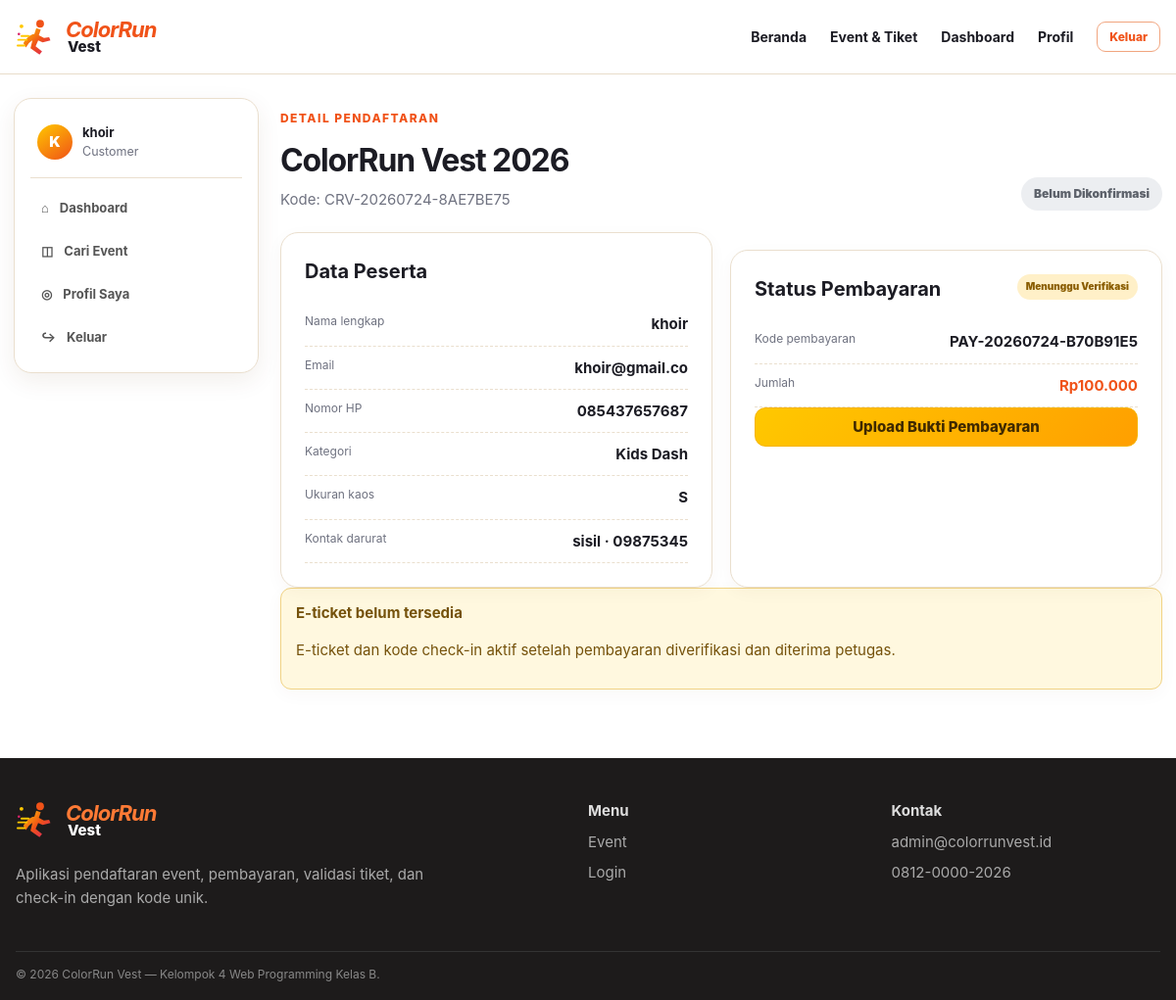
The page /pendaftaran/5/ (signed in) on the database its author committed.
### customer/models.py (models this page shows, shortened)
class Customer(models.Model):
    class JenisKelamin(models.TextChoices):
        LAKI_LAKI = "L", "Laki-laki"
        PEREMPUAN = "P", "Perempuan"
    user = models.OneToOneField(
        settings.AUTH_USER_MODEL, on_delete=models.CASCADE, related_name="customer_profile"
    )
    nama_lengkap = models.CharField(max_length=150)
    nomor_hp = models.CharField(max_length=20)
    tanggal_lahir = models.DateField(blank=True, null=True)
    jenis_kelamin = models.CharField(max_length=1, choices=JenisKelamin.choices, blank=True)
    alamat = models.TextField(blank=True)
    foto = models.ImageField(upload_to="profil/customer/", blank=True, null=True)
    aktif = models.BooleanField(default=True)
    dibuat_pada = models.DateTimeField(auto_now_add=True)
    diperbarui_pada = models.DateTimeField(auto_now=True)
    class Meta:
        verbose_name = "Customer"
        verbose_name_plural = "Customer"
        ordering = ["nama_lengkap"]

class Pendaftaran(models.Model):
    class UkuranKaos(models.TextChoices):
        S = "S", "S"
        M = "M", "M"
        L = "L", "L"
        XL = "XL", "XL"
        XXL = "XXL", "XXL"
    class JenisKelamin(models.TextChoices):
        LAKI_LAKI = "L", "Laki-laki"
        PEREMPUAN = "P", "Perempuan"
    class StatusPendaftaran(models.TextChoices):
        BELUM_DIKONFIRMASI = "belum_dikonfirmasi", "Belum Dikonfirmasi"
        DIKONFIRMASI = "dikonfirmasi", "Dikonfirmasi"
        CHECK_IN = "check_in", "Sudah Check-in"
        SELESAI = "selesai", "Selesai"
        DIBATALKAN = "dibatalkan", "Dibatalkan"
    kode_pendaftaran = models.CharField(max_length=30, unique=True, editable=False)
    kode_check_in = models.CharField(max_length=12, unique=True, editable=False)
    customer = models.ForeignKey(Customer, on_delete=models.PROTECT, related_name="pendaftaran")
    event = models.ForeignKey("administrator.Event", on_delete=models.PROTECT, related_name="pendaftaran")
    kategori_tiket = models.ForeignKey(
        "administrator.KategoriTiket", on_delete=models.PROTECT, related_name="pendaftaran"
    )
    nama_lengkap = models.CharField(max_length=150)
    email = models.EmailField()
    nomor_hp = models.CharField(max_length=20)
    tanggal_lahir = models.DateField()
    jenis_kelamin = models.CharField(max_length=1, choices=JenisKelamin.choices)
    ukuran_kaos = models.CharField(max_length=3, choices=UkuranKaos.choices)
    nama_kontak_darurat = models.CharField(max_length=150)
    nomor_kontak_darurat = models.CharField(max_length=20)
    riwayat_penyakit = models.TextField(blank=True, help_text="Opsional. Kosongkan jika tidak ada.")
    harga_tiket = models.DecimalField(max_digits=12, decimal_places=2, validators=[MinValueValidator(0)])
    status_pendaftaran = models.CharField(
        max_length=30, choices=StatusPendaftaran.choices, default=StatusPendaftaran.BELUM_DIKONFIRMASI
    )
    waktu_pendaftaran = models.DateTimeField(auto_now_add=True)
    diperbarui_pada = models.DateTimeField(auto_now=True)
    catatan = models.TextField(blank=True)
    class Meta:
        verbose_name = "Pendaftaran"
        verbose_name_plural = "Pendaftaran"
        ordering = ["-waktu_pendaftaran"]
        indexes = [
            models.Index(fields=["kode_pendaftaran"]),
            models.Index(fields=["kode_check_in"]),
            models.Index(fields=["status_pendaftaran"]),
            models.Index(fields=["event"]),
        ]
        constraints = [
            models.UniqueConstraint(fields=["customer", "event"], name="satu_customer_satu_event")
        ]
    @property
    def tiket_dapat_dicetak(self):
        return (
            hasattr(self, "pembayaran")
            and self.pembayaran.status_pembayaran == Pembayaran.StatusPembayaran.DITERIMA
            and self.status_pendaftaran != self.StatusPendaftaran.DIBATALKAN
        )

class Pembayaran(models.Model):
    class MetodePembayaran(models.TextChoices):
        TRANSFER_BANK = "transfer_bank", "Transfer Bank"
        QRIS = "qris", "QRIS"
        TUNAI = "tunai", "Tunai"
    class StatusPembayaran(models.TextChoices):
        MENUNGGU_PEMBAYARAN = "menunggu_pembayaran", "Menunggu Pembayaran"
        MENUNGGU_VERIFIKASI = "menunggu_verifikasi", "Menunggu Verifikasi"
        DITOLAK = "ditolak", "Pembayaran Ditolak"
        DITERIMA = "diterima", "Pembayaran Diterima"
    pendaftaran = models.OneToOneField(Pendaftaran, on_delete=models.CASCADE, related_name="pembayaran")
    kode_pembayaran = models.CharField(max_length=30, unique=True, editable=False)
    metode_pembayaran = models.CharField(
        max_length=30, choices=MetodePembayaran.choices, default=MetodePembayaran.TRANSFER_BANK
    )
    jumlah_pembayaran = models.DecimalField(max_digits=12, decimal_places=2, validators=[MinValueValidator(0)])
    bukti_pembayaran = models.ImageField(
        upload_to="pembayaran/%Y/%m/", blank=True, null=True,
        validators=[FileExtensionValidator(allowed_extensions=["jpg", "jpeg", "png", "webp"])],
    )
    nama_pengirim = models.CharField(max_length=150, blank=True)
    bank_pengirim = models.CharField(max_length=100, blank=True)
    status_pembayaran = models.CharField(
        max_length=30, choices=StatusPembayaran.choices,
        default=StatusPembayaran.MENUNGGU_PEMBAYARAN,
    )
    tanggal_upload = models.DateTimeField(blank=True, null=True)
    diverifikasi_oleh = models.ForeignKey(
        "petugas.Petugas", on_delete=models.SET_NULL, null=True, blank=True,
        related_name="pembayaran_diverifikasi",
    )
    tanggal_verifikasi = models.DateTimeField(blank=True, null=True)
    alasan_penolakan = models.TextField(blank=True)
    catatan_petugas = models.TextField(blank=True)
    dibuat_pada = models.DateTimeField(auto_now_add=True)
    diperbarui_pada = models.DateTimeField(auto_now=True)
    class Meta:
        verbose_name = "Pembayaran"
        verbose_name_plural = "Pembayaran"
        ordering = ["-dibuat_pada"]
        indexes = [models.Index(fields=["status_pembayaran"]), models.Index(fields=["kode_pembayaran"])]

### administrator/models.py (models this page shows, shortened)
class Event(models.Model):
    class StatusEvent(models.TextChoices):
        DRAFT = "draft", "Draft"
        DIPUBLIKASIKAN = "dipublikasikan", "Dipublikasikan"
        BERLANGSUNG = "berlangsung", "Berlangsung"
        SELESAI = "selesai", "Selesai"
        DIBATALKAN = "dibatalkan", "Dibatalkan"
    nama_event = models.CharField(max_length=200)
    slug = models.SlugField(max_length=220, unique=True)
    poster_event = models.ImageField(
        upload_to="event/poster/", blank=True, null=True,
        validators=[FileExtensionValidator(allowed_extensions=["jpg", "jpeg", "png", "webp"])],
    )
    banner_event = models.ImageField(
        upload_to="event/banner/", blank=True, null=True,
        validators=[FileExtensionValidator(allowed_extensions=["jpg", "jpeg", "png", "webp"])],
    )
    deskripsi = models.TextField()
    tanggal_mulai = models.DateField()
    tanggal_selesai = models.DateField(blank=True, null=True)
    jam_mulai = models.TimeField()
    jam_selesai = models.TimeField(blank=True, null=True)
    lokasi = models.CharField(max_length=255)
    google_maps = models.URLField(blank=True)
    dress_code = models.CharField(max_length=200, blank=True)
    rute_color_run = models.TextField(blank=True)
    fasilitas = models.TextField(blank=True, help_text="Tuliskan satu fasilitas pada setiap baris.")
    hadiah_doorprize = models.TextField(blank=True)
    contact_person = models.CharField(max_length=100)
    nomor_contact_person = models.CharField(max_length=20)
    faq = models.TextField(blank=True, help_text="Tuliskan pertanyaan dan jawaban yang sering diajukan.")
    status = models.CharField(max_length=20, choices=StatusEvent.choices, default=StatusEvent.DRAFT)
    dibuat_oleh = models.ForeignKey(
        settings.AUTH_USER_MODEL, on_delete=models.SET_NULL, null=True, blank=True,
        related_name="event_dibuat",
    )
    dibuat_pada = models.DateTimeField(auto_now_add=True)
    diperbarui_pada = models.DateTimeField(auto_now=True)
    class Meta:
        verbose_name = "Event"
        verbose_name_plural = "Event"
        ordering = ["-tanggal_mulai", "-jam_mulai"]

class KategoriTiket(models.Model):
    event = models.ForeignKey(Event, on_delete=models.CASCADE, related_name="kategori_tiket")
    nama_kategori = models.CharField(max_length=100)
    deskripsi = models.TextField(blank=True)
    harga = models.DecimalField(max_digits=12, decimal_places=2, validators=[MinValueValidator(0)])
    kuota = models.PositiveIntegerField(validators=[MinValueValidator(1)])
    tanggal_penjualan_mulai = models.DateTimeField(default=timezone.now)
    tanggal_penjualan_selesai = models.DateTimeField(blank=True, null=True)
    aktif = models.BooleanField(default=True)
    dibuat_pada = models.DateTimeField(auto_now_add=True)
    diperbarui_pada = models.DateTimeField(auto_now=True)
    class Meta:
        verbose_name = "Kategori Tiket"
        verbose_name_plural = "Kategori Tiket"
        ordering = ["event", "harga"]
        constraints = [
            models.UniqueConstraint(fields=["event", "nama_kategori"], name="kategori_tiket_unik_per_event")
        ]

class PengaturanSistem(models.Model):
    nama_aplikasi = models.CharField(max_length=150, default="ColorRun Vest")
    nama_penyelenggara = models.CharField(max_length=150, blank=True)
    logo_event = models.ImageField(upload_to="pengaturan/logo/", blank=True, null=True)
    banner = models.ImageField(upload_to="pengaturan/banner/", blank=True, null=True)
    nama_bank = models.CharField(max_length=100, blank=True)
    nomor_rekening = models.CharField(max_length=50, blank=True)
    atas_nama_rekening = models.CharField(max_length=150, blank=True)
    qris = models.ImageField(upload_to="pengaturan/qris/", blank=True, null=True)
    email_admin = models.EmailField(blank=True)
    nomor_whatsapp = models.CharField(max_length=20, blank=True)
    instagram = models.URLField(blank=True)
    tiktok = models.URLField(blank=True)
    facebook = models.URLField(blank=True)
    alamat = models.TextField(blank=True)
    diperbarui_oleh = models.ForeignKey(
        settings.AUTH_USER_MODEL, on_delete=models.SET_NULL, null=True, blank=True,
        related_name="pengaturan_diperbarui",
    )
    diperbarui_pada = models.DateTimeField(auto_now=True)
    class Meta:
        verbose_name = "Pengaturan Sistem"
        verbose_name_plural = "Pengaturan Sistem"

### customer/views.py (the view)
# urls.py: path("pendaftaran/<int:pk>/", views.detail_pendaftaran, name="detail_pendaftaran"),
@role_required("customer")
def detail_pendaftaran(request, pk):
    pendaftaran = get_object_or_404(
        Pendaftaran.objects.select_related("event", "kategori_tiket", "pembayaran"),
        pk=pk, customer=request.user.customer_profile,
    )
    return render(request, "customer/pendaftaran_detail.html", {"pendaftaran": pendaftaran})

### templates/customer/pendaftaran_detail.html
{% extends 'base.html' %}{% load colorrun_tags %}{% block title %}Detail Pendaftaran{% endblock %}{% block content %}<div class="dashboard-shell container-wide">{% include 'partials/sidebar_customer.html' %}<section class="dashboard-content"><div class="dashboard-heading"><div><span class="eyebrow">Detail Pendaftaran</span><h1>{{ pendaftaran.event.nama_event }}</h1><p>Kode: {{ pendaftaran.kode_pendaftaran }}</p></div><span class="badge badge-lg badge-{{ pendaftaran.status_pendaftaran|status_class }}">{{ pendaftaran.get_status_pendaftaran_display }}</span></div><div class="detail-dashboard-grid"><div class="panel"><div class="panel-heading"><h2>Data Peserta</h2></div><dl class="detail-list"><div><dt>Nama lengkap</dt><dd>{{ pendaftaran.nama_lengkap }}</dd></div><div><dt>Email</dt><dd>{{ pendaftaran.email }}</dd></div><div><dt>Nomor HP</dt><dd>{{ pendaftaran.nomor_hp }}</dd></div><div><dt>Kategori</dt><dd>{{ pendaftaran.kategori_tiket.nama_kategori }}</dd></div><div><dt>Ukuran kaos</dt><dd>{{ pendaftaran.ukuran_kaos }}</dd></div><div><dt>Kontak darurat</dt><dd>{{ pendaftaran.nama_kontak_darurat }} · {{ pendaftaran.nomor_kontak_darurat }}</dd></div></dl></div><div class="panel"><div class="panel-heading"><h2>Status Pembayaran</h2><span class="badge badge-{{ pendaftaran.pembayaran.status_pembayaran|status_class }}">{{ pendaftaran.pembayaran.get_status_pembayaran_display }}</span></div><dl class="detail-list"><div><dt>Kode pembayaran</dt><dd>{{ pendaftaran.pembayaran.kode_pembayaran }}</dd></div><div><dt>Jumlah</dt><dd class="price">{{ pendaftaran.pembayaran.jumlah_pembayaran|rupiah }}</dd></div>{% if pendaftaran.pembayaran.alasan_penolakan %}<div><dt>Alasan ditolak</dt><dd class="text-danger">{{ pendaftaran.pembayaran.alasan_penolakan }}</dd></div>{% endif %}</dl>{% if pendaftaran.pembayaran.status_pembayaran != 'diterima' %}<a class="btn btn-primary btn-block" href="{% url 'upload_pembayaran' pendaftaran.pk %}">{% if pendaftaran.pembayaran.status_pembayaran == 'ditolak' %}Unggah Ulang Bukti{% else %}Upload Bukti Pembayaran{% endif %}</a>{% endif %}</div></div>{% if pendaftaran.tiket_dapat_dicetak %}<div class="panel code-panel"><div><span class="eyebrow">Kode Check-in Unik</span><h2>{{ pendaftaran.kode_check_in }}</h2><p>Tunjukkan kode ini kepada petugas pada hari pelaksanaan. Kode tidak menggunakan QR dan tidak perlu dipindai.</p></div><a class="btn btn-primary" href="{% url 'tiket' pendaftaran.pk %}">Lihat E-Ticket</a></div>{% else %}<div class="panel info-panel"><strong>E-ticket belum tersedia</strong><p>E-ticket dan kode check-in aktif setelah pembayaran diverifikasi dan diterima petugas.</p></div>{% endif %}</section></div>{% endblock %}

### templates/base.html (shortened to what this page needs)
{% load static colorrun_tags %}
<!DOCTYPE html>
<html lang="id">
<head>
    <link rel="stylesheet" href="{% static 'css/app.css' %}">
</head>
<body class="{% block body_class %}{% endblock %}">
<header class="topbar">
    <div class="container topbar-inner">
        <a class="brand" href="{% url 'home' %}" aria-label="ColorRun Vest">
            <img src="{% static 'img/logo-mark.svg' %}" alt="" width="42" height="42">
            <span><strong>ColorRun</strong><small>Vest</small></span>
        </a>
        <nav class="topnav" data-nav>
            <a href="{% url 'home' %}">Beranda</a>
            <a href="{% url 'event_list' %}">Event & Tiket</a>
            {% if current_role == 'customer' %}
                <a href="{% url 'customer_dashboard' %}">Dashboard</a>
                <a href="{% url 'profile' %}">Profil</a>
                <a class="btn btn-sm btn-outline" href="{% url 'logout' %}">Keluar</a>
            {% elif current_role == 'petugas' %}
                <a href="{% url 'petugas_dashboard' %}">Dashboard Petugas</a>
                <a class="btn btn-sm btn-outline" href="{% url 'logout' %}">Keluar</a>
            {% elif current_role == 'administrator' %}
                <a href="{% url 'administrator_dashboard' %}">Dashboard Admin</a>
                <a class="btn btn-sm btn-outline" href="{% url 'logout' %}">Keluar</a>
            {% else %}
                <a href="{% url 'login' %}">Masuk</a>
                <a class="btn btn-sm btn-primary" href="{% url 'register' %}">Daftar</a>
            {% endif %}
        </nav>
    </div>
</header>
<main>{% block content %}{% endblock %}</main>
<footer class="footer">
    <div class="container footer-grid">
        <div>
            <div class="brand footer-brand"><img src="{% static 'img/logo-mark.svg' %}" alt=""><span><strong>ColorRun</strong><small>Vest</small></span></div>
            <p>Aplikasi pendaftaran event, pembayaran, validasi tiket, dan check-in dengan kode unik.</p>
        </div>
        <div><strong>Menu</strong><a href="{% url 'event_list' %}">Event</a><a href="{% url 'login' %}">Login</a></div>
        <div><strong>Kontak</strong><span>{{ pengaturan_sistem.email_admin|default:'admin@colorrunvest.id' }}</span><span>{{ pengaturan_sistem.nomor_whatsapp|default:'0812-0000-2026' }}</span></div>
    </div>
    <div class="container footer-bottom">© 2026 ColorRun Vest — Kelompok 4 Web Programming Kelas B.</div>
</footer>
</body>
</html>

### templates/partials/sidebar_customer.html
<aside class="sidebar">
    <div class="sidebar-user"><span class="avatar">{{ request.user.customer_profile.nama_lengkap|slice:':1'|upper }}</span><div><strong>{{ request.user.customer_profile.nama_lengkap }}</strong><small>Customer</small></div></div>
    <nav>
        <a href="{% url 'customer_dashboard' %}">⌂ <span>Dashboard</span></a>
        <a href="{% url 'event_list' %}">◫ <span>Cari Event</span></a>
        <a href="{% url 'profile' %}">◎ <span>Profil Saya</span></a>
        <a href="{% url 'logout' %}">↪ <span>Keluar</span></a>
    </nav>
</aside>

### rows shown on the page
Pendaftaran: event.nama_event "ColorRun Vest 2026", kode_pendaftaran "CRV-20260724-8AE7BE75", status_pendaftaran "Belum Dikonfirmasi", nama_lengkap "khoir", email "khoir@gmail.co", nomor_hp "085437657687", kategori_tiket.nama_kategori "Kids Dash", ukuran_kaos "S", nama_kontak_darurat "sisil", nomor_kontak_darurat "09875345", pembayaran.status_pembayaran "Menunggu Verifikasi", pembayaran.kode_pembayaran "PAY-20260724-B70B91E5", pembayaran.jumlah_pembayaran|rupiah "Rp100.000"
PengaturanSistem: email_admin "admin@colorrunvest.id", nomor_whatsapp "0812-0000-2026"

### other values the page prints
{{ request.user.customer_profile.nama_lengkap|slice:':1'|upper }} "K"
{{ request.user.customer_profile.nama_lengkap }} "khoir"
